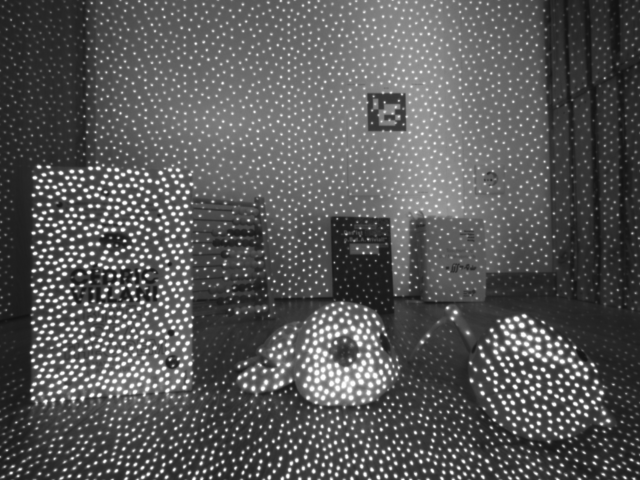
#> input picture assignment_2/03_point_cloud/ir1/0000000029.png, 640 x 480 px; its folder holds 4 pictures in this run
$ python task3_1.py   (older library calls are emulated)
#> lines starting #> are read from the running program, lines starting #| are printed output that depends on the picture
import numpy as np
import cv2
import glob
from matplotlib import pyplot as plt
import os

# undistort the images
# ir1
images = glob.glob('ir1/*.png')

K_ir1 = np.array([[388.425466037048, 0.0, 321.356734811229],
                [0.0, 387.559412128232, 244.543659354387],
                [0.0, 0.0, 1.000000]])
d_ir1 = np.array([0.00143845958426059,-0.00410315309358759,0.0,0.0,0.0])

R = np.array([[0.999999506646425, -3.18339774658664e-05, 0.000992820983631579],
                [3.15905844318835e-05, 0.999999969447414, 0.000245167709718939],
                [-0.000992828757961677, -0.000245136224969466, 0.999999477099508]])
T = np.array([-49.9430087222935, 0.0126441058712290, -0.0678600809461142])

for fname in images:
    img = cv2.imread(fname)
#> img is the input picture: shape (480, 640, 3); min 18, max 255, mean 88.8
    # undistort
    img_undist = cv2.undistort(img, np.float64(K_ir1), np.float64(d_ir1), None, np.float64(K_ir1))
    filename = './ir1/undist' + fname[3:]
    cv2.imwrite(filename, img_undist)


# ir2
images = glob.glob('ir2/*.png')
#> images = []

K_ir2 = np.array([[390.034619271096, 0.0, 321.390633361907],
                [0.0, 389.119919973996, 244.648608218415],
                [0.0, 0.0, 1.000000]])
d_ir2 = np.array([0.00241762888488943,-0.00118610336539317,0.0,0.0,0.0])

for fname in images:
    img = cv2.imread(fname)
    # undistort
    img_undist = cv2.undistort(img, np.float64(K_ir2), np.float64(d_ir2), None, np.float64(K_ir2))
    filename = './ir2/undist' + fname[3:]
    cv2.imwrite(filename, img_undist)

# rectify the images

size = (640,480)
#相机坐标系转换
R1, R2, P1, P2, Q, validPixROI1, validPixROI2 = cv2.stereoRectify(K_ir1, d_ir1,
                                                                 K_ir2, d_ir2,
                                                                 size, R, T)
#减小畸变
left_map1, leftmap2 = cv2.initUndistortRectifyMap(K_ir1, d_ir1, R1,
                                                P1, size=size, m1type=cv2.CV_16SC2)
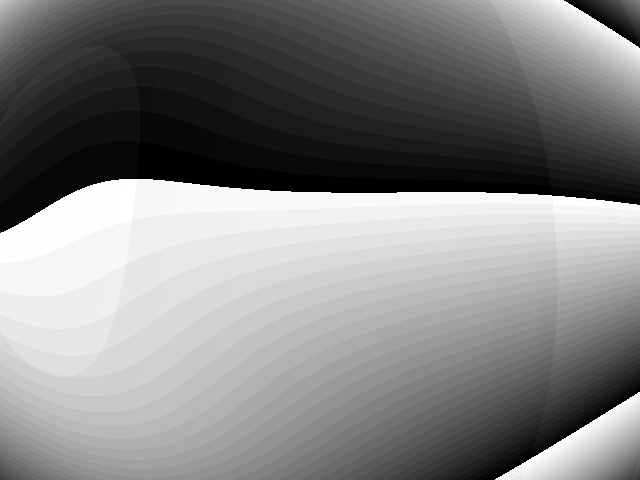
#> leftmap2: shape (480, 640) uint16; min 0, max 1023, mean 524.6; drawn with min black and max white
right_map1, right_map2 = cv2.initUndistortRectifyMap(K_ir2, d_ir2, R2,
                                                P2, size=size, m1type=cv2.CV_16SC2)
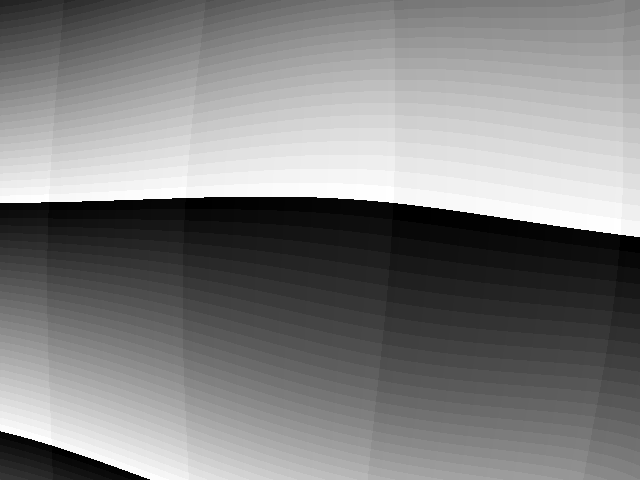
#> right_map2: shape (480, 640) uint16; min 0, max 1023, mean 519; drawn with min black and max white

images_ir1 = glob.glob('ir1/undist/*.png')
images_ir2 = glob.glob('ir2/undist/*.png')

#测试图片
for idx, fname in enumerate(images):
    org = cv2.imread(images_ir1[idx])
    org2 = cv2.imread(images_ir2[idx])

    #显示线条，方便比较
    dst = cv2.remap(org, left_map1, leftmap2, cv2.INTER_LINEAR)
    for i in range(20):
        cv2.line(dst, (0, i*24), (640, i*24), (0,255,0), 1)

    dst2 = cv2.remap(org2, right_map1, right_map2, cv2.INTER_LINEAR)
    for i in range(20):
        cv2.line(dst2, (0, i*24), (640, i*24), (0,255,0), 1)

    dst_new = cv2.cvtColor(dst,cv2.COLOR_BGR2GRAY)
    dst2_new = cv2.cvtColor(dst2,cv2.COLOR_BGR2GRAY)

    stereo = cv2.StereoBM_create(numDisparities=64, blockSize=23)
    disparity = stereo.compute(dst_new,dst2_new)

    file_name = 'disparity_' + str(idx) + '_test.npy'
    np.save(file_name, disparity)
